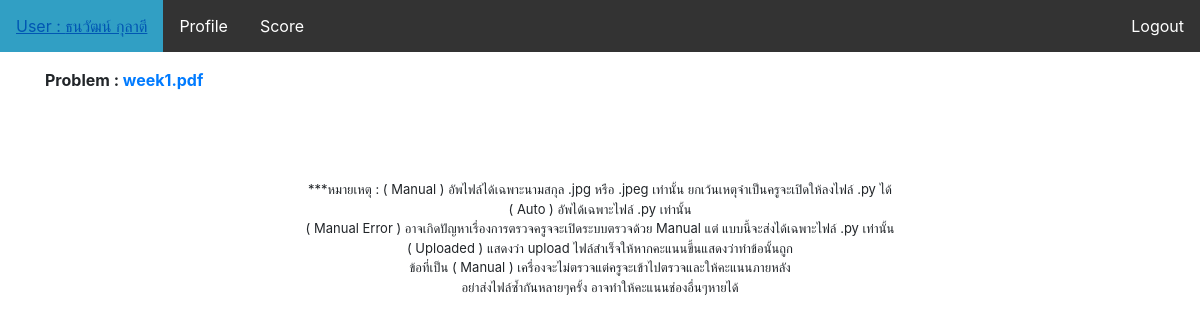
The app's page /python/main/index.php (signed in), older data.
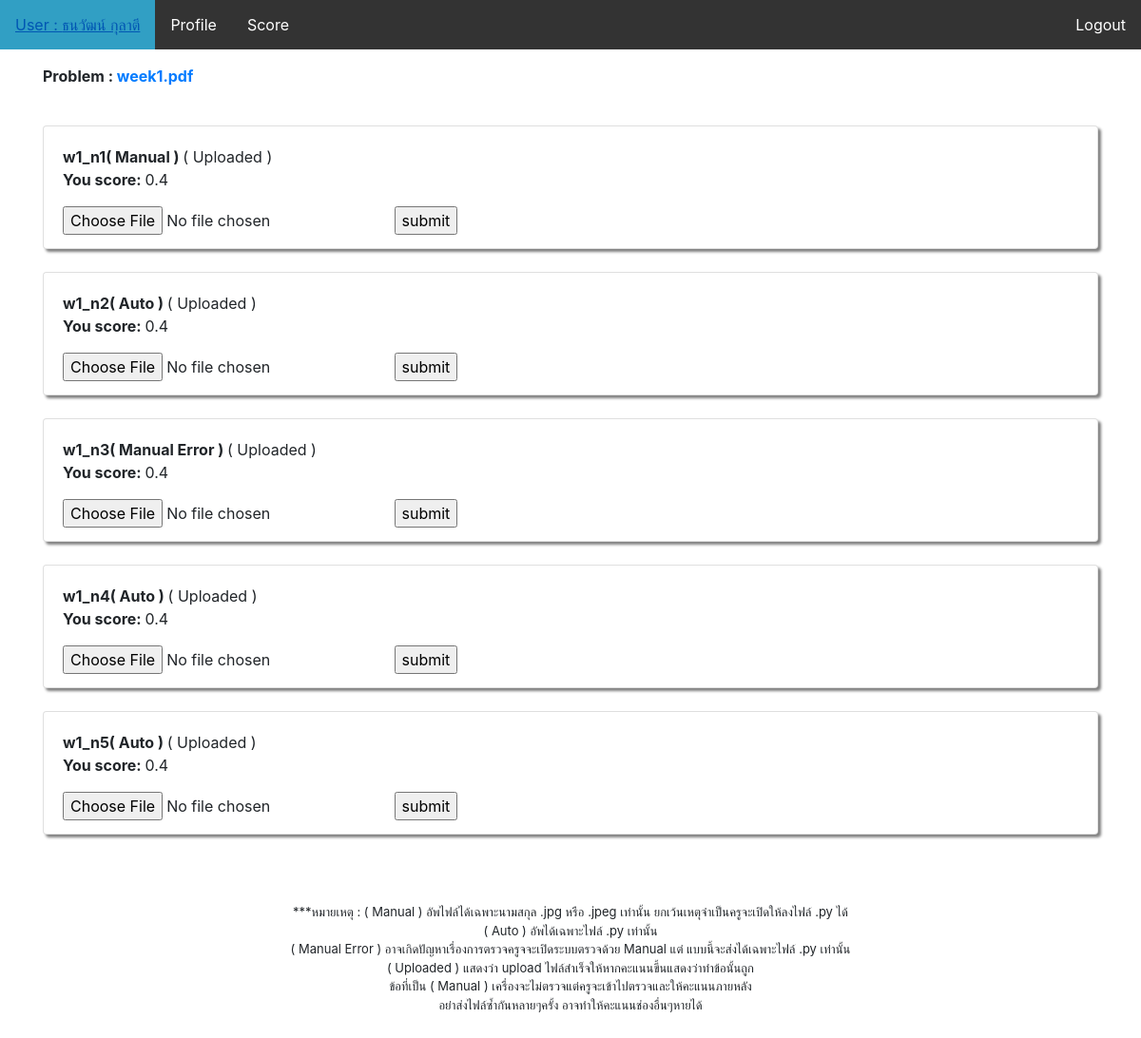
The same page, newer data.
### tables this page shows
CREATE TABLE `file` (
  `id` int(11) NOT NULL,
  `filename` varchar(100) NOT NULL,
  `status` int(11) NOT NULL DEFAULT '0'
);

CREATE TABLE `problem` (
  `id` int(11) NOT NULL,
  `week` varchar(100) NOT NULL,
  `score` float NOT NULL,
  `status` int(11) NOT NULL DEFAULT '0',
  `type` varchar(100) NOT NULL DEFAULT '1'
);

CREATE TABLE `student` (
  `id` int(11) NOT NULL,
  `username` varchar(255) NOT NULL,
  `password` varchar(255) NOT NULL,
  `name` varchar(255) NOT NULL,
  `class` int(11) NOT NULL,
  `w1_n1` varchar(255) NOT NULL,
  `w1_n2` varchar(255) NOT NULL,
  `w1_n3` varchar(255) NOT NULL,
  `w1_n4` varchar(100) NOT NULL,
  `w1_n5` varchar(100) NOT NULL,
  `w2_n1` varchar(100) NOT NULL,
  `w2_n2` varchar(100) NOT NULL,
  `w2_n3` varchar(100) NOT NULL,
  `w2_n4` varchar(100) NOT NULL,
  `w2_n5` varchar(100) NOT NULL,
  `status` varchar(255) NOT NULL DEFAULT 'user',
  `server` int(11) NOT NULL DEFAULT '0',
  `ip` varchar(100) NOT NULL,
  `ban` int(11) NOT NULL DEFAULT '1',
  `quiz_t1_n1` varchar(100) NOT NULL,
  `quiz_t1_n2` varchar(100) NOT NULL,
  `quiz_t1_n3` varchar(100) NOT NULL
);

### python/main/index.php (the view, shortened to what this page needs)
<?php
require_once("../../Database/Database.php");
$sql = "select * from problem where status=1";
$result = mysqli_query($conn, $sql);
$sql_file = "select * from file where status=1";
$result_file = mysqli_query($conn, $sql_file);
?>
<!doctype html>
<html lang="en">
<head>
    <link rel="stylesheet" href="style/main.css">
    <link rel="stylesheet" href="https://stackpath.bootstrapcdn.com/bootstrap/4.3.1/css/bootstrap.min.css">
</head>
<body>
    <ul>
        <li><a class="active" href="#">User : <?php echo $_SESSION['name']; ?></a></li>
        <li><a href="profile.php">Profile</a></li>
        <li><a href="score.php">Score</a></li>
        <li style="float:right"><a href="../logout.php">Logout</a></li>
    </ul>
</body>
<div class="container">
    <p><b>Problem :
            <?php
            while ($row_file = mysqli_fetch_array($result_file)) { ?>
                <?php
                $file =  $row_file['filename'];
                echo "<a name='filename' href='pdf.php?file=" . $file . "'>" . $file . "</a>";
                ?>
            <?php } ?></b>
        <br><br>
        <?php while ($row = mysqli_fetch_array($result)) { ?>
            <?php $week = $row['week']; ?>
            <?php if ($row['type'] == "1") {
                $type = "( Auto )";
            } else if($row['type'] == "0"){
                $type = "( Manual )";
            }else{
                $type = "( Manual Error )";
            }?>
            <form action="process/process.php" method="post" enctype="multipart/form-data">
                <div class="card">
                    <div style="margin-left: 20px;margin-top:20px;"> <b><?php echo $week . $type; ?>
                            <?php $sql_student = "select * from student where username='" . $_SESSION['username'] . "' and $week=$week";
                            $result_student = mysqli_query($conn, $sql_student); ?>
                            <?php while ($row_student = mysqli_fetch_array($result_student)) { ?>
                            </b> <?php if ($row_student[$week] == "") {
                                        echo "";
                                    } else if ($row_student[$week] == "0") {
                                        echo "( Uploaded )  <br> <b>You score: </b>  คำตอบไม่ถูกต้อง ";
                                    } else if ($row_student[$week] == "upload") {
                                        echo "( Uploaded )  <br> <b>You score: </b>  0.0 ";
                                    } else {
                                        echo "( Uploaded )  <br> <b>You score: </b>  $row_student[$week] ";
                                    }
                                    ?><br>
                            <input type="hidden" name="week" value="<?php echo $week; ?>"><?php } ?><p></p>
                        <input type="file" name="file" required>
                        <input style="flaot:right;" type="submit" name="submit" value="submit">
                    </div>
                </div>
            </form><br>
        <?php } ?>
        <br><br>
</div>
<center>
    <p style="font-size:13px">
        ***หมายเหตุ : ( Manual ) อัพไฟล์ได้เฉพาะนามสกุล .jpg หรือ .jpeg เท่านั้น ยกเว้นเหตุจำเป็นครูจะเปิดให้ลงไฟล์ .py ได้ <br>
        ( Auto ) อัพได้เฉพาะไฟล์ .py เท่านั้น<br>
        ( Manual Error ) อาจเกิดปัญหาเรื่องการตรวจครูจจะเปิดระบบตรวจด้วย Manual แต่ แบบนี้จะส่งได้เฉพาะไฟล์ .py เท่านั้น<br>
        ( Uploaded ) แสดงว่า upload ไฟล์สำเร็จให้หากคะแนนขึ้นแสดงว่าทำข้อนั้นถูก<br>
        ข้อที่เป็น ( Manual ) เครื่องจะไม่ตรวจแต่ครูจะเข้าไปตรวจและให้คะแนนภายหลัง<br>
        อย่าส่งไฟล์ซ้ำกันหลายๆครั้ง อาจทำให้คะแนนช่องอื่นๆหายได้<br><br>
    </p>
</center>
</html>

### python/main/style/main.css (style rules this page uses)
ul { list-style-type: none; margin: 0; padding: 0; overflow: hidden; background-color: #333; }
li { float: left; }
li a { display: block; color: white; text-align: center; padding: 14px 16px; text-decoration: none; }
.active { background-color: #319fc4; }
.card { height: 130px; width: 100%; background-color: gray; box-shadow: 3px 3px 3px gray; }

Row changes from the older to the newer data that the page shows:
now on this page (row edited): problem: week "w1_n1", type "( Manual )", week.w1_n1 "0.4"
now on this page (row edited): problem: week "w1_n2", type "( Auto )", week.w1_n2 "0.4"
now on this page (row edited): problem: week "w1_n3", type "( Manual Error )", week.w1_n3 "0.4"
now on this page (row edited): problem: week "w1_n4", type "( Auto )", week.w1_n4 "0.4"
now on this page (row edited): problem: week "w1_n5", type "( Auto )", week.w1_n5 "0.4"
